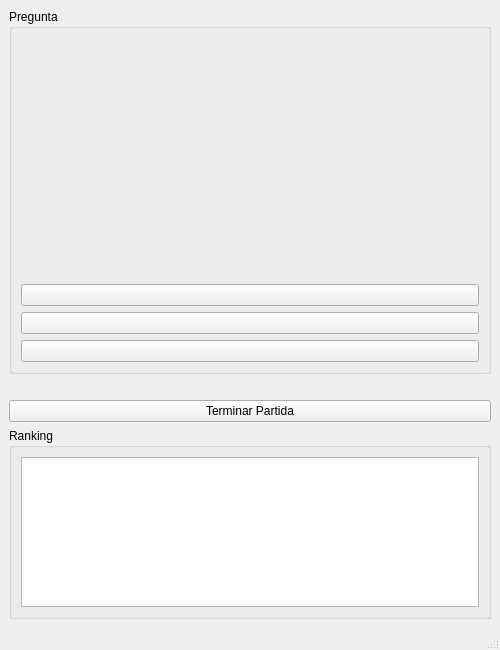
<?xml version="1.0" encoding="UTF-8"?>
<ui version="4.0">
 <class>JuegoTurnos</class>
 <widget class="QMainWindow" name="JuegoTurnos">
  <property name="geometry">
   <rect>
    <x>0</x>
    <y>0</y>
    <width>500</width>
    <height>650</height>
   </rect>
  </property>
  <property name="windowTitle">
   <string>Juego Multijugador</string>
  </property>
  <widget class="QWidget" name="centralwidget">
   <layout class="QVBoxLayout" name="mainLayout">
    <item>
     <widget class="QGroupBox" name="questionGroup">
      <property name="title">
       <string>Pregunta</string>
      </property>
      <layout class="QVBoxLayout" name="questionLayout">
       <item>
        <widget class="QLabel" name="playerTurnLabel">
         <property name="alignment">
          <set>Qt::AlignmentFlag::AlignCenter</set>
         </property>
        </widget>
       </item>
       <item>
        <widget class="QLabel" name="questionImageLabel">
         <property name="enabled">
          <bool>true</bool>
         </property>
         <property name="minimumSize">
          <size>
           <width>300</width>
           <height>200</height>
          </size>
         </property>
         <property name="maximumSize">
          <size>
           <width>300</width>
           <height>200</height>
          </size>
         </property>
         <property name="scaledContents">
          <bool>true</bool>
         </property>
         <property name="alignment">
          <set>Qt::AlignmentFlag::AlignCenter</set>
         </property>
        </widget>
       </item>
       <item>
        <widget class="QLabel" name="questionTextLabel">
         <property name="wordWrap">
          <bool>true</bool>
         </property>
        </widget>
       </item>
       <item>
        <layout class="QVBoxLayout" name="optionsLayout">
         <item>
          <widget class="QPushButton" name="optionAButton"/>
         </item>
         <item>
          <widget class="QPushButton" name="optionBButton"/>
         </item>
         <item>
          <widget class="QPushButton" name="optionCButton"/>
         </item>
        </layout>
       </item>
      </layout>
     </widget>
    </item>
    <item>
     <widget class="QLabel" name="feedbackLabel">
      <property name="alignment">
       <set>Qt::AlignmentFlag::AlignCenter</set>
      </property>
     </widget>
    </item>
    <item>
     <widget class="QPushButton" name="finishButton">
      <property name="text">
       <string>Terminar Partida</string>
      </property>
     </widget>
    </item>
    <item>
     <widget class="QGroupBox" name="rankingGroup">
      <property name="title">
       <string>Ranking</string>
      </property>
      <layout class="QVBoxLayout" name="rankingLayout">
       <item>
        <widget class="QTableView" name="rankingTableView"/>
       </item>
      </layout>
     </widget>
    </item>
   </layout>
  </widget>
  <widget class="QMenuBar" name="menubar">
   <property name="geometry">
    <rect>
     <x>0</x>
     <y>0</y>
     <width>500</width>
     <height>21</height>
    </rect>
   </property>
  </widget>
  <widget class="QStatusBar" name="statusbar"/>
 </widget>
 <resources/>
 <connections/>
</ui>
